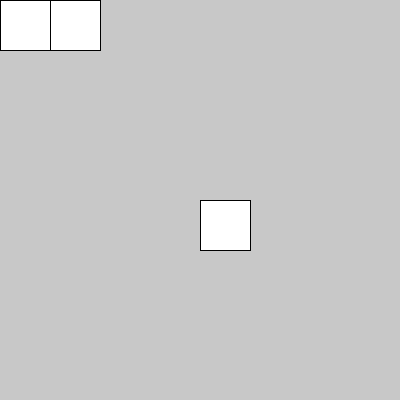
Frame 1 (no input)
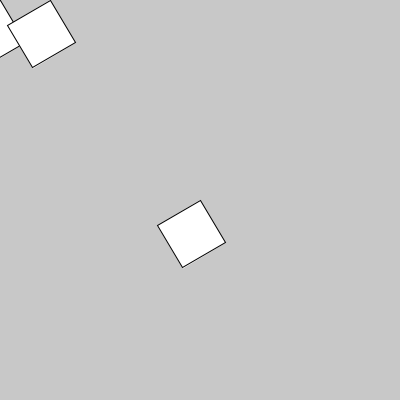
Frame 60 (the mouse pressed at the canvas centre just before this capture)
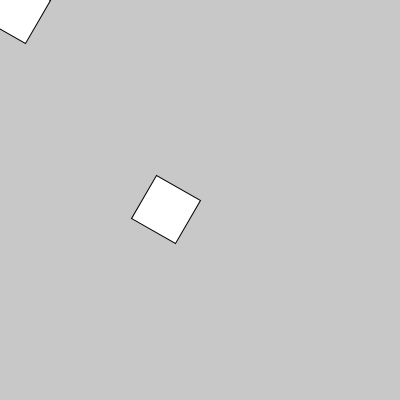
Frame 120 (the mouse held since frame 60 and released just before this capture)

The Processing sketch that drew these frames (run headless with seeded random() and noise(); from frame 60 on, the mouse is pressed at the canvas centre):

// Processing sketch: rotate_3
// ── rotate_3.pde
int grados = 0;

void setup(){
  size(400,400);
}

void draw(){
  background(200);
  
  pushMatrix();
  translate(0,0);
  rotate(radians(grados));
  rect(0,0,50,50);
  popMatrix();
  
  pushMatrix();
  translate(50,0);
  rotate(radians(grados));
  rect(0,0,50,50);
  popMatrix();
  
  pushMatrix();
  translate(200,200);
  rotate(radians(grados));
  rect(0,0,50,50);
  popMatrix();
  
  grados++;
}
